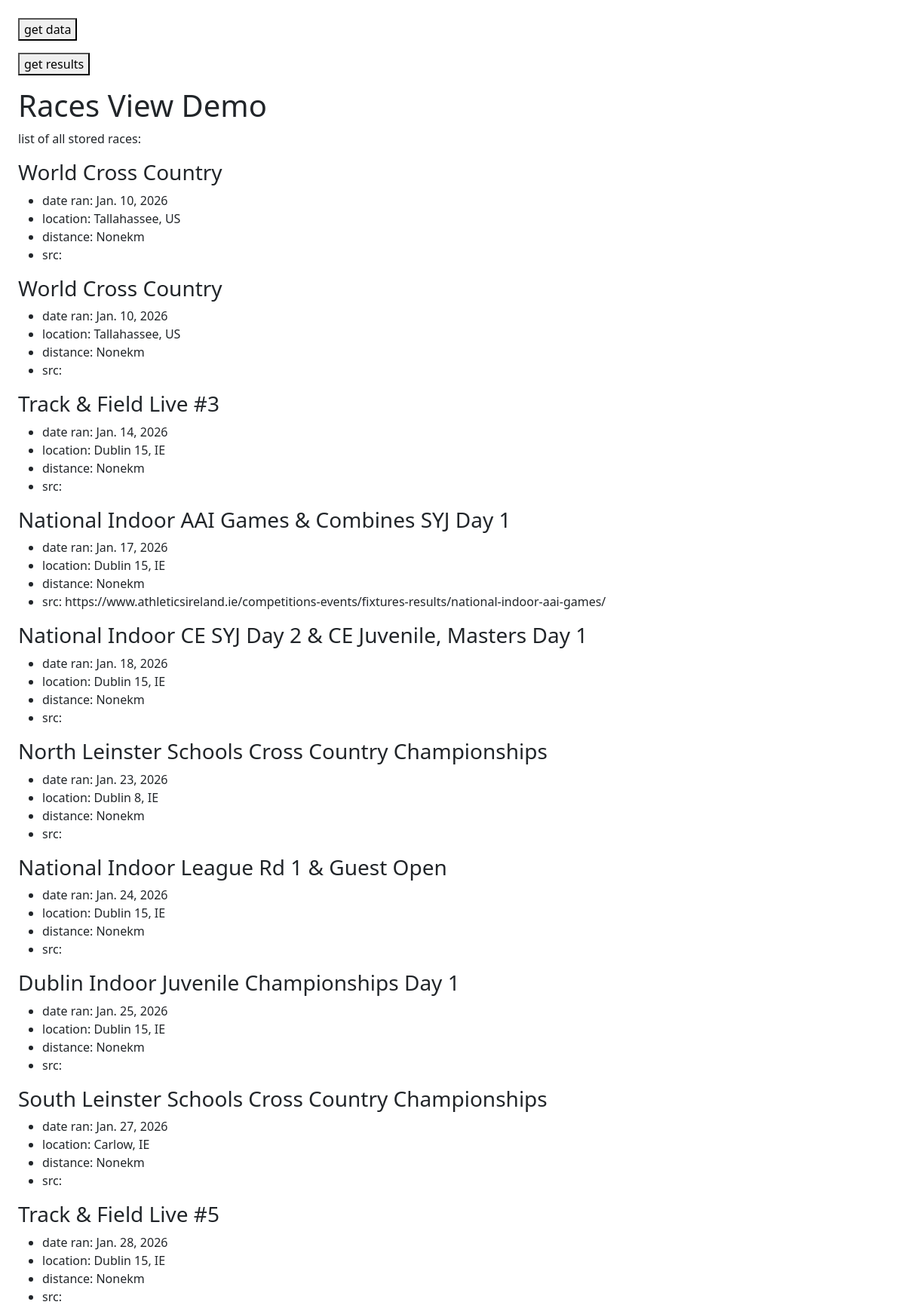
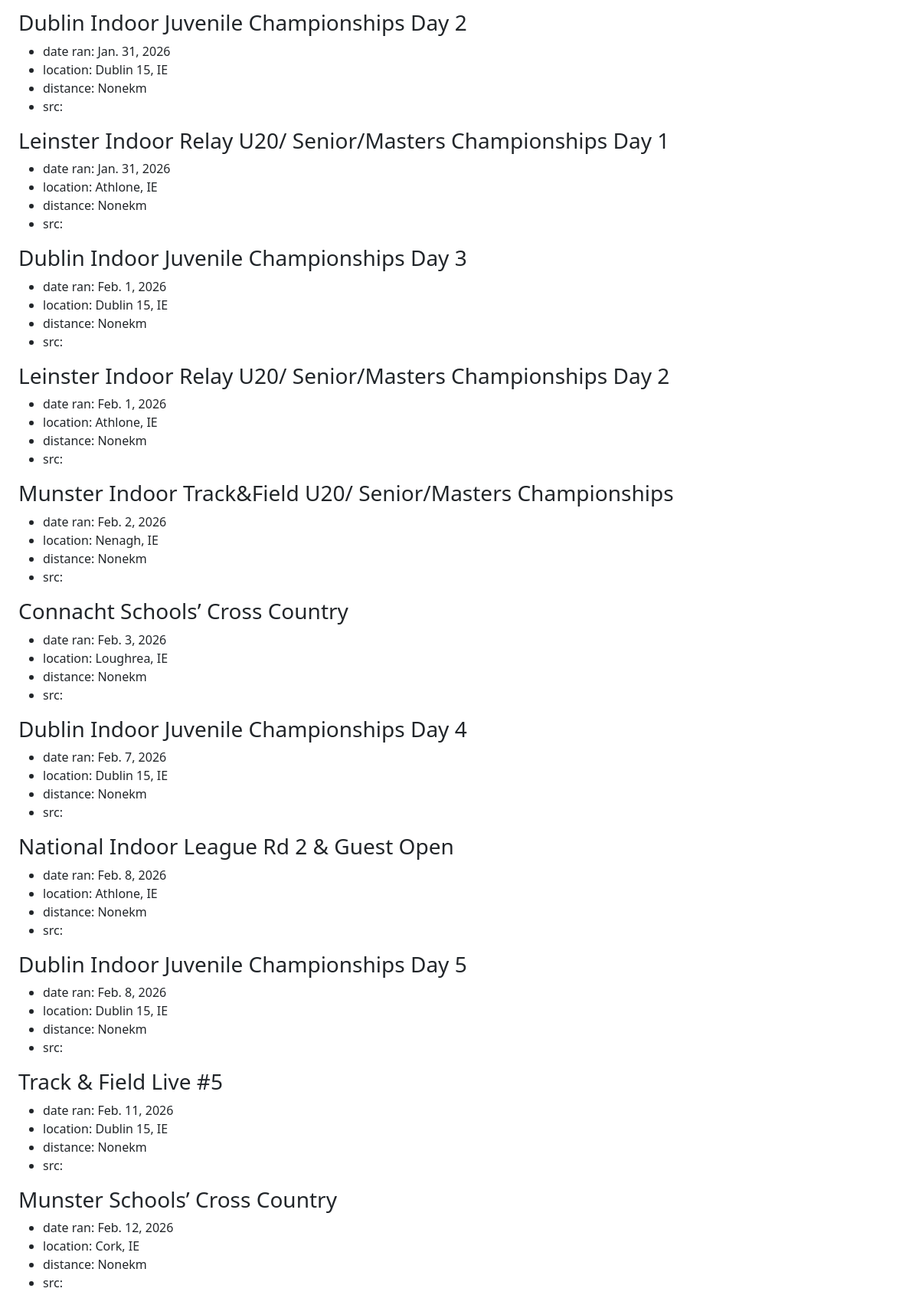
/demo/ (upper part), run on the app's committed database (2 pictures, top to bottom).
### core_api/models.py (models this page shows)
class Race(models.Model):
    created = models.DateTimeField(auto_now_add=True)
    title = models.CharField(max_length=100, blank=True, default="")
    dateRan = models.DateField()
    location = models.CharField(max_length=200, blank=True, default="")
    distanceKm = models.DecimalField(max_digits=6, decimal_places=2, null=True, blank=True)
    source = models.CharField(max_length=100)
    sourceId = models.CharField(max_length=100, blank=True, default="")
    sourceUrl = models.URLField(blank=True, default="")
    class Meta:
        constraints = [
            models.UniqueConstraint(fields=["source", "sourceId"], name="unique_race_per_source")
        ]

### core_api/views.py (the view)
def demo(request):
    template = loader.get_template('demo.html')
    races = Race.objects.all().values()
    context = {
        "races": races
    }
    return HttpResponse(template.render(context, request))

### core_api/templates/demo.html (shortened to what this page needs)
{% extends "base.html" %}
{% block content %}
<h1>Races View Demo</h1>
<p>list of all stored races:</p>
{% for race in races %}
        <h3>{{ race.title }}</h3>
        <ul>
            <li>date ran: {{ race.dateRan }}</li>
            <li>location: {{ race.location }}</li>
            <li>distance: {{ race.distanceKm }}km</li>
            <li>src:      {{ race.sourceUrl }}</li>
        </ul>
    {% endfor %}
{% endblock content %}

### core_api/templates/base.html (style rules this page uses)
body { padding: 24px }

### data on the page
Race: title "World Cross Country", dateRan "Jan. 10, 2026", location "Tallahassee, US", distanceKm "None"
Race: title "World Cross Country", dateRan "Jan. 10, 2026", location "Tallahassee, US", distanceKm "None"
Race: title "Track & Field Live #3", dateRan "Jan. 14, 2026", location "Dublin 15, IE", distanceKm "None"
Race: title "National Indoor AAI Games & Combines SYJ Day 1", dateRan "Jan. 17, 2026", location "Dublin 15, IE", distanceKm "None", sourceUrl "https://www.athleticsireland.ie/competitions-events/fixtures-results/national-indoor-aai-games/"
Race: title "National Indoor CE SYJ Day 2 & CE Juvenile, Masters Day 1", dateRan "Jan. 18, 2026", location "Dublin 15, IE", distanceKm "None"
Race: title "North Leinster Schools Cross Country Championships", dateRan "Jan. 23, 2026", location "Dublin 8, IE", distanceKm "None"
Race: title "National Indoor League Rd 1 & Guest Open", dateRan "Jan. 24, 2026", location "Dublin 15, IE", distanceKm "None"
Race: title "Dublin Indoor Juvenile Championships Day 1", dateRan "Jan. 25, 2026", location "Dublin 15, IE", distanceKm "None"
Race: title "South Leinster Schools Cross Country Championships", dateRan "Jan. 27, 2026", location "Carlow, IE", distanceKm "None"
Race: title "Track & Field Live #5", dateRan "Jan. 28, 2026", location "Dublin 15, IE", distanceKm "None"
Race: title "Dublin Indoor Juvenile Championships Day 2", dateRan "Jan. 31, 2026", location "Dublin 15, IE", distanceKm "None"
Race: title "Leinster Indoor Relay U20/ Senior/Masters Championships Day 1", dateRan "Jan. 31, 2026", location "Athlone, IE", distanceKm "None"
Race: title "Dublin Indoor Juvenile Championships Day 3", dateRan "Feb. 1, 2026", location "Dublin 15, IE", distanceKm "None"
Race: title "Leinster Indoor Relay U20/ Senior/Masters Championships Day 2", dateRan "Feb. 1, 2026", location "Athlone, IE", distanceKm "None"
Race: title "Munster Indoor Track&Field U20/ Senior/Masters Championships", dateRan "Feb. 2, 2026", location "Nenagh, IE", distanceKm "None"
Race: title "Connacht Schools’ Cross Country", dateRan "Feb. 3, 2026", location "Loughrea, IE", distanceKm "None"
Race: title "Dublin Indoor Juvenile Championships Day 4", dateRan "Feb. 7, 2026", location "Dublin 15, IE", distanceKm "None"
Race: title "National Indoor League Rd 2 & Guest Open", dateRan "Feb. 8, 2026", location "Athlone, IE", distanceKm "None"
Race: title "Dublin Indoor Juvenile Championships Day 5", dateRan "Feb. 8, 2026", location "Dublin 15, IE", distanceKm "None"
Race: title "Track & Field Live #5", dateRan "Feb. 11, 2026", location "Dublin 15, IE", distanceKm "None"
Race: title "Munster Schools’ Cross Country", dateRan "Feb. 12, 2026", location "Cork, IE", distanceKm "None"
